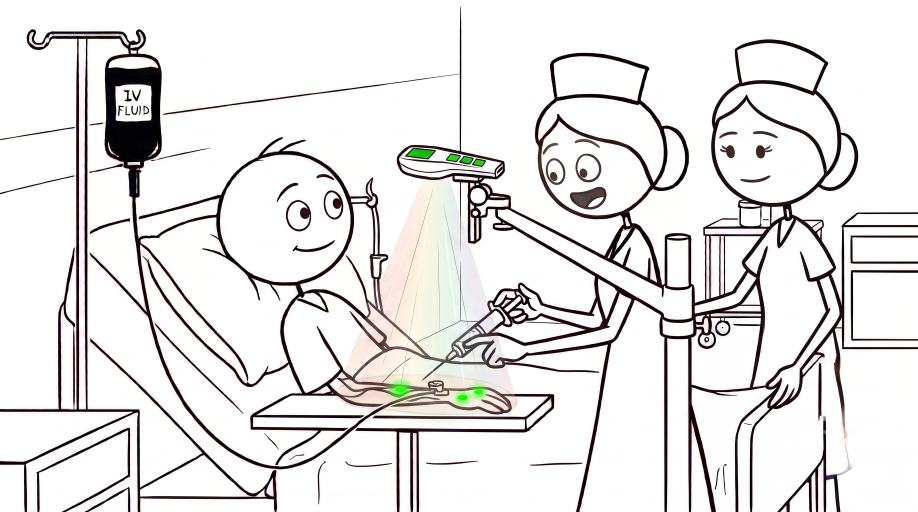
#> input picture artifacts/imagine_images/6.png, 2752 x 1536 px (shown at 1/3 size)
$ python -i assemble.py   (imports and definitions only)
#> lines starting #> are read from the running program, lines starting #| are printed output that depends on the picture
#!/usr/bin/env python3
"""Assemble the VeinVision SIA pitch film: scenes, VO, score, subtitles."""

from __future__ import annotations

import json
import math
import os
import subprocess
import wave
from pathlib import Path

import numpy as np
from PIL import Image, ImageDraw, ImageFont, ImageFilter

ROOT = Path("/workspace")
ART = ROOT / "artifacts"
IMG = ART / "imagine_images"
SCN = ART / "video" / "scenes"
WRK = ART / "video" / "work"
AUD = ART / "audio"
PUB = ROOT / "public" / "video"
FRAMES = ART / "video" / "frames"

FONT_SANS = "/usr/share/fonts/truetype/liberation/LiberationSans-Regular.ttf"
FONT_SANS_B = "/usr/share/fonts/truetype/liberation/LiberationSans-Bold.ttf"
FONT_SERIF = "/usr/share/fonts/truetype/liberation/LiberationSerif-Regular.ttf"
FONT_SERIF_I = "/usr/share/fonts/truetype/liberation/LiberationSerif-Italic.ttf"

W, H, FPS = 1280, 720, 24
PAPER = (246, 243, 236)
INK = (28, 27, 25)
VEIN = (31, 138, 98)
MUTED = (110, 106, 98)

# [2 lines not run here, left out]


def run(cmd: list[str], **kw) -> None:
    print("+", " ".join(str(c) for c in cmd[:12]), "..." if len(cmd) > 12 else "")
    subprocess.run(cmd, check=True, **kw)


def ff(*args: str) -> None:
    run(["ffmpeg", "-y", "-hide_banner", "-loglevel", "error", *args])


# [143 lines left out: functions load_timestamps, find_span, decode_vo, write_wav, env_adsr, tone and 3 more, not called in this run]


def still_cover(src: Path, dst: Path, size=(1920, 1080)) -> None:
#> called with src = '../imagine_images/6.png', dst = 'out.png', size = (1920, 1080)
    im = Image.open(src).convert("RGB")
    tw, th = size
    scale = max(tw / im.width, th / im.height)
#> scale = 0.703
    nw, nh = int(im.width * scale), int(im.height * scale)
#> nw = 1935; nh = 1080
    im = im.resize((nw, nh), Image.Resampling.LANCZOS)
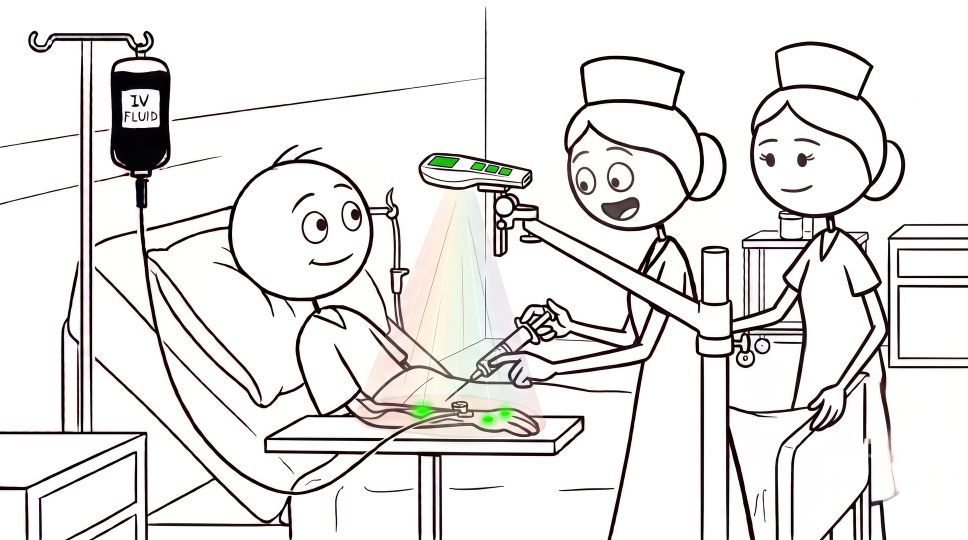
#> im: PIL image 1935x1080 RGB (shown at 1/2 size); mean R, G, B 228.7, 226.8, 226.1
    left = (nw - tw) // 2
#> left = 7
    top = (nh - th) // 2
#> top = 0
    im = im.crop((left, top, left + tw, top + th))
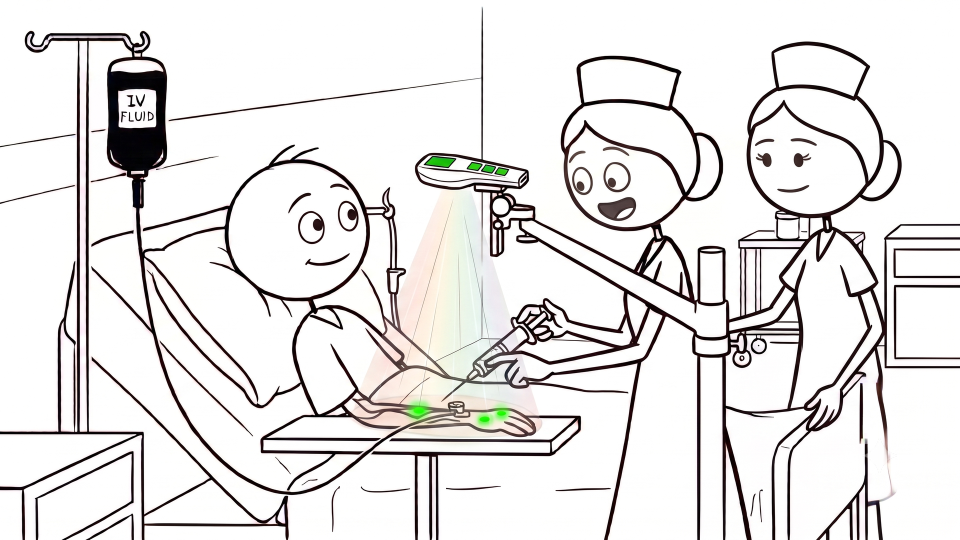
#> im: PIL image 1920x1080 RGB (shown at 1/2 size); mean R, G, B 228.5, 226.6, 225.9
    im.save(dst, quality=95)


# [444 lines left out: functions ken_burns, normalize_clip, make_card, srt_time, vtt_time, write_subs and 1 more, not called in this run]


# [2 lines not run here, left out]

>>> result = still_cover('../imagine_images/6.png', 'out.png')

$ run again, on artifacts/imagine_images/3.png
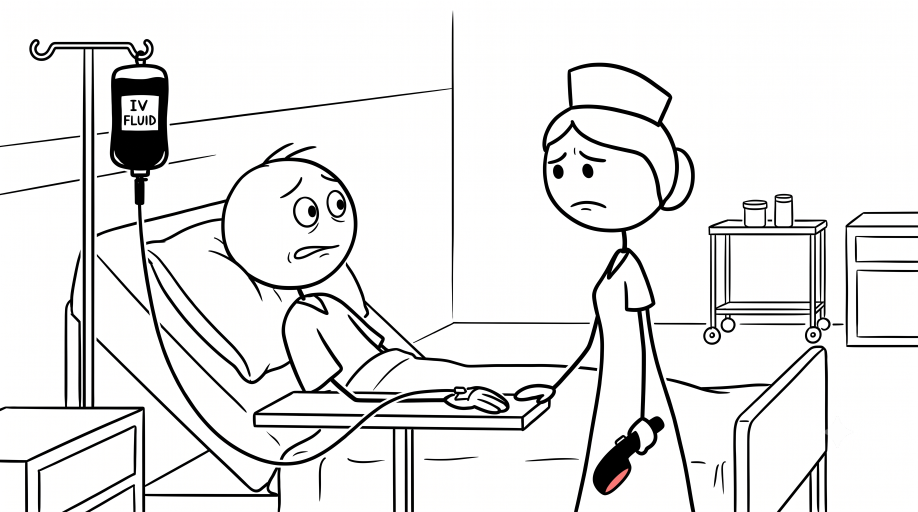
#> input picture artifacts/imagine_images/3.png, 2752 x 1536 px (shown at 1/3 size)
#> in still_cover, `im = im.resize((nw, nh), Image.Resampling.LANCZOS)`:
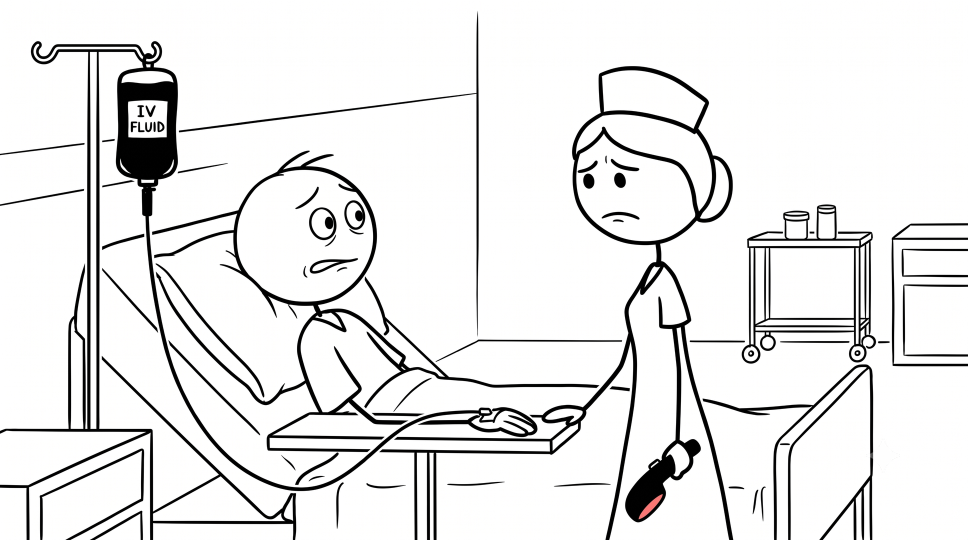
#> im: PIL image 1935x1080 RGB (shown at 1/2 size); mean R, G, B 231.6, 231.5, 231.3
#> in still_cover, `im = im.crop((left, top, left + tw, top + th))`:
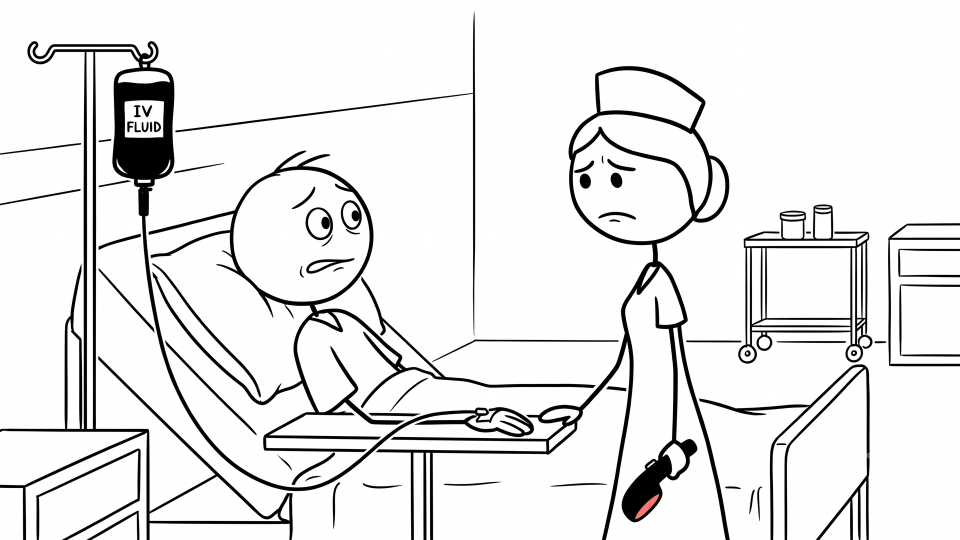
#> im: PIL image 1920x1080 RGB (shown at 1/2 size); mean R, G, B 231.5, 231.4, 231.2
